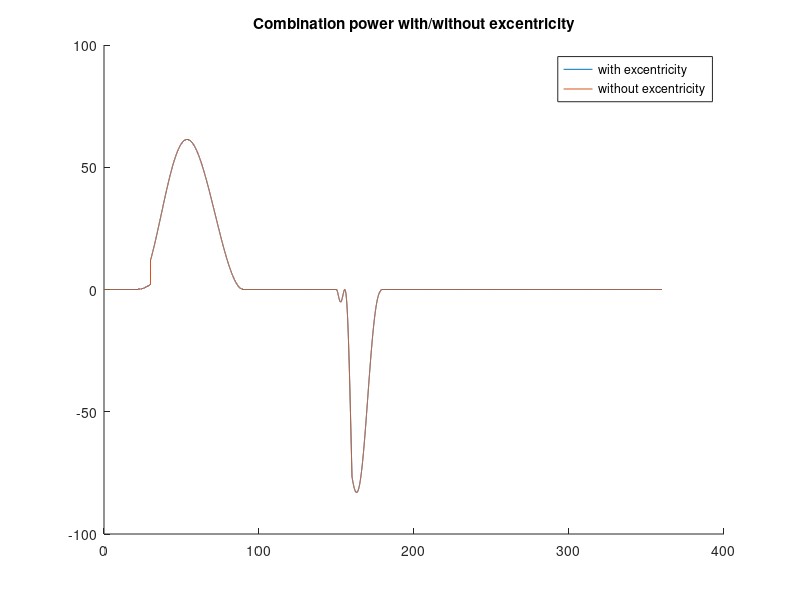

The MATLAB script that drew this image:
% CAMS ASSIGNMENT Subtask 3
% compute instanteneous power with eccentric profile
%--------------------------------------------------------%
clear variables
close all

%load profile with eccentricity
cam_ecc=load('campower_ecc32');

%load normal force, pressure angle and eccentricity
N=cam_ecc.normalforce_tot;
alpha=cam_ecc.pressure_angle;
e=cam_ecc.exc*0.001;
omega=cam_ecc.w;

%compute pitch radius
R0=(cam_ecc.xpitch.^2+cam_ecc.ypitch.^2).^(1/2)*0.001;

%compute power with eccentricity
P1=(N.*cos(alpha).*e + N.*sin(alpha).*(R0.^2-e.^2).^(1/2)).*omega;

%--------------------------------------------------------%
%load profile without eccentricity
cam_norm=load('campower_ecc0');

%load normal force, pressure angle and pitch radius
N=cam_norm.normalforce_tot;
alpha=cam_norm.pressure_angle;
omega=cam_norm.w;

%compute pitch radius
R0=(cam_norm.xpitch.^2+cam_norm.ypitch.^2).^(1/2)*0.001;

%compute power without eccentricity 
P2=N.*sin(alpha).*R0*omega;

%--------------------------------------------------------%
%plot both cases 
figure
hold on 
plot(cam_ecc.thetadegree,P1)
plot(cam_norm.thetadegree,P2,'-')
title('Combination power with/without excentricity')
legend('with excentricity','without excentricity')
hold off



